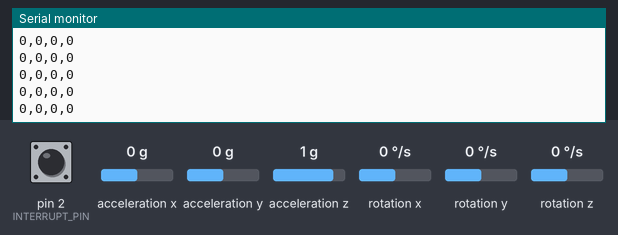
The sketch below on a simulated Arduino Uno, built with avr-gcc and run on an emulated ATmega328P. On the bench: the last lines printed to the serial monitor. The test bench sets the inputs (shaded band); at power-on: acceleration x 0 g, acceleration y 0 g, acceleration z 1 g, rotation z 0 °/s, pin 2 (INTERRUPT_PIN) LOW, rotation x 0 °/s, rotation y 0 °/s. The sensor or clock chip raises its interrupt line as the real part does.

Above: at 1.7 s.
1.8 s: acceleration x set to -1.4 g
At 1.93 s:
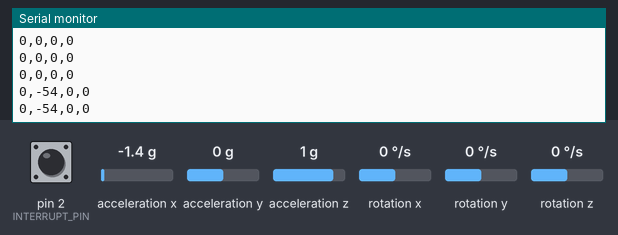
3.3 s: acceleration y set to -1.4 g
At 3.35 s:
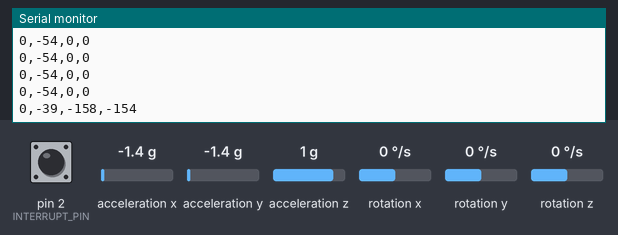
4.8 s: acceleration z set to -1.4 g
At 4.88 s:
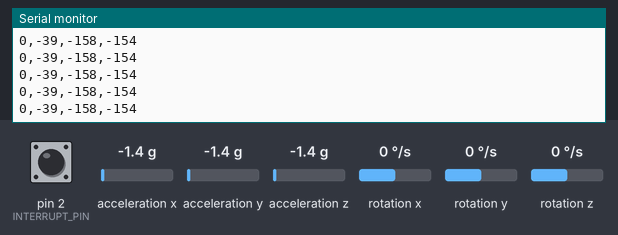
6.3 s: rotation z set to -192 °/s
At 6.3 s:
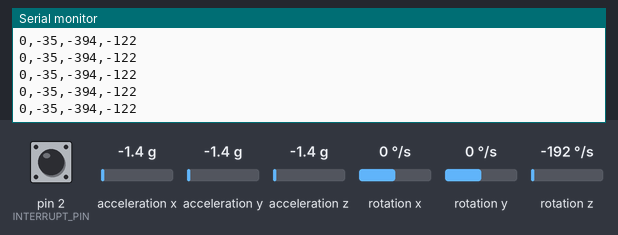
Timing chart, 0 to 8.8 s (numbered marks = the images above; inputs shaded):
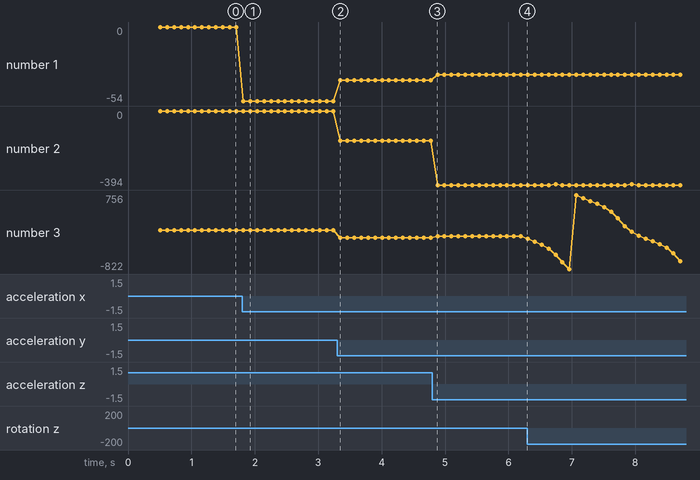

The sketch:

vr_oyun_deneme.ino
```cpp
//###############################################   MPU 6050
#include "MUP.h"
int x,y,z,e;
////////////////////////////////////   cs deneme
int gercek_w=1680,gercek_h=1050;
int orta_x=gercek_w/2,orta_y=gercek_h/2;


void setup() {
initializeIMU();
Serial.begin(2000000);


}
void loop() {
  struct Orientation o = getIMUOrientation();
  ///////////////////////////////////////////////////////////////////değerleri alma
  e=o.Error;
  x=o.Roll;
  y=o.Pitch;
  z=o.Yaw;

  /////////////////////////////////////////////////////////////////////////////////////////////////
  /////////////////////////////////////////////////////////////////  maplama
   z=map(z,-180,180,-orta_x,orta_x);
   y=map(y,-180,180,-orta_y,orta_y);
   ////////////////////////////////////////////////////////////////////////////////////////////////////
  //////////////////////////////////////////////////////////////////    kutuyu yeniden konumlandırma

  if (e == 1){
      Serial.println(" HATA !!!  BAĞLANTILARI KONTROL EDİN ");
  }

  else{  ////////////////////////////////////////////////////////////////////////////////////////////////
  ////////////////////////////////////////////////////////////   Ardinunio daki değerleri pytona atma
  Serial.print(e);
  Serial.print(",");
  Serial.print(x);
  Serial.print(",");
  Serial.print(y);
  Serial.print(",");
  Serial.println(z);
  delay(100);

  }

}
```

MUP.h
```cpp
//###############################################   MPU 6050

#define INTERRUPT_PIN 2
#include "I2Cdev.h"
#include "MPU6050_6Axis_MotionApps20.h"
#if I2CDEV_IMPLEMENTATION == I2CDEV_ARDUINO_WIRE
#include "Wire.h"
#endif
MPU6050 mpu;

// orientation/motion vars
Quaternion q;           // [w, x, y, z]         quaternion container
VectorFloat gravity;    // [x, y, z]            gravity vector
float ypr[3];           // [yaw, pitch, roll]   yaw/pitch/roll container and gravity vector

bool dmpReady = false;  // set true if DMP init was successful
uint8_t mpuIntStatus;   // holds actual interrupt status byte from MPU
uint8_t devStatus;      // return status after each device operation (0 = success, !0 = error)
uint16_t packetSize;    // expected DMP packet size (default is 42 bytes)
uint8_t fifoBuffer[64]; // FIFO storage buffer

volatile bool mpuInterrupt = false;     // indicates whether MPU interrupt pin has gone high
void dmpDataReady() {
  mpuInterrupt = true;
}

struct Orientation {
  double Yaw;
  double Pitch;
  double Roll;
  bool Error;
};

struct Orientation prevOrientation;

void initializeIMU() {
#if I2CDEV_IMPLEMENTATION == I2CDEV_ARDUINO_WIRE
  Wire.begin();
  Wire.setClock(400000);
#elif I2CDEV_IMPLEMENTATION == I2CDEV_BUILTIN_FASTWIRE
  Fastwire::setup(400, true);
#endif

  mpu.initialize();
  pinMode(INTERRUPT_PIN, INPUT);

  devStatus = mpu.dmpInitialize();

  mpu.setXAccelOffset(76);
  mpu.setYAccelOffset(-19);
  mpu.setZAccelOffset( 1390);
  mpu.setXGyroOffset(-67);
  mpu.setYGyroOffset(-2);
  mpu.setZGyroOffset(-25);

  if (devStatus == 0) {
    mpu.setDMPEnabled(true);
    attachInterrupt(digitalPinToInterrupt(INTERRUPT_PIN), dmpDataReady, RISING);
    mpuIntStatus = mpu.getIntStatus();
    dmpReady = true;
    packetSize = mpu.dmpGetFIFOPacketSize();
  } else {
    Serial.print(F("DMP Initialization failed (code "));
  }
}

struct Orientation getIMUOrientation() {
  if (!dmpReady || !mpu.testConnection()) {
    struct Orientation o;
    o.Yaw = 0;
    o.Pitch = 0;
    o.Roll = 0;
    o.Error = true;
    return o;
  }

  if (mpu.dmpGetCurrentFIFOPacket(fifoBuffer)) {
    mpu.dmpGetQuaternion(&q, fifoBuffer);
    mpu.dmpGetGravity(&gravity, &q);
    mpu.dmpGetYawPitchRoll(ypr, &q, &gravity);

    struct Orientation o;
    o.Yaw = ypr[0] * 180 / M_PI;
    o.Pitch = ypr[2] * 180 / M_PI;
    o.Roll = ypr[1] * 180 / M_PI;
    o.Error = false;

    prevOrientation.Yaw = o.Yaw;
    prevOrientation.Pitch = o.Pitch;
    prevOrientation.Roll = o.Roll;

    return o;
  } else {
    return prevOrientation;
  }
}
```

Measured:
- after the input at 1.8 s, the serial monitor: prints a new line at once (image 1)
- after the input at 3.3 s, the serial monitor: prints a new line after 0.05 s (image 2)
- plotted number 1: 0 → -54 after the input at 1.8 s, -54 → -39 after the input at 3.3 s, -39 → -35 after the input at 4.8 s
- plotted number 2: 0 → -158 after the input at 3.3 s, -158 → -394 after the input at 4.8 s
- plotted number 3: 0 → -154 after the input at 3.3 s, -154 → -122 after the input at 4.8 s, -122 → -654 after the input at 6.3 s
